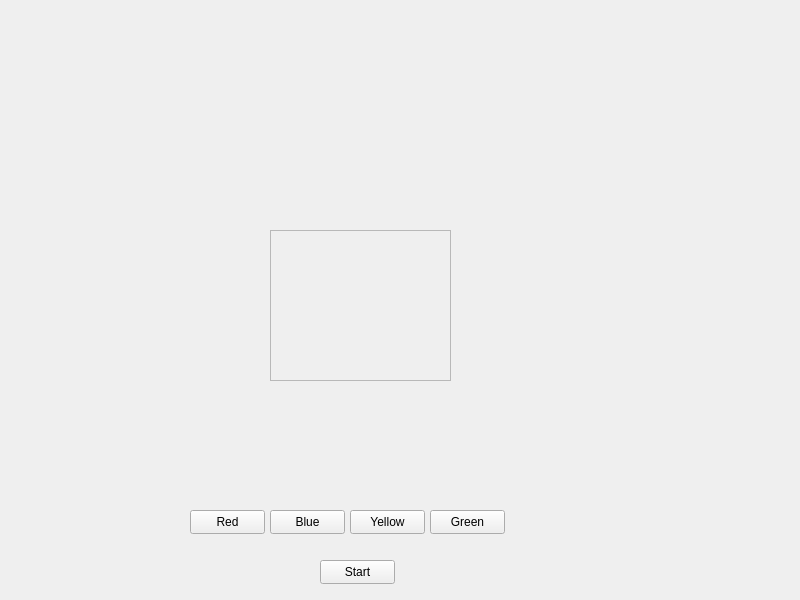
<?xml version="1.0" encoding="UTF-8"?>
<ui version="4.0">
 <class>GameWidget</class>
 <widget class="QWidget" name="GameWidget">
  <property name="geometry">
   <rect>
    <x>0</x>
    <y>0</y>
    <width>800</width>
    <height>600</height>
   </rect>
  </property>
  <property name="windowTitle">
   <string>GameWidget</string>
  </property>
  <widget class="QPushButton" name="redButton">
   <property name="geometry">
    <rect>
     <x>190</x>
     <y>510</y>
     <width>75</width>
     <height>24</height>
    </rect>
   </property>
   <property name="text">
    <string>Red</string>
   </property>
  </widget>
  <widget class="QPushButton" name="blueButton">
   <property name="geometry">
    <rect>
     <x>270</x>
     <y>510</y>
     <width>75</width>
     <height>24</height>
    </rect>
   </property>
   <property name="text">
    <string>Blue</string>
   </property>
  </widget>
  <widget class="QPushButton" name="yellowButton">
   <property name="geometry">
    <rect>
     <x>350</x>
     <y>510</y>
     <width>75</width>
     <height>24</height>
    </rect>
   </property>
   <property name="text">
    <string>Yellow</string>
   </property>
  </widget>
  <widget class="QPushButton" name="greenButton">
   <property name="geometry">
    <rect>
     <x>430</x>
     <y>510</y>
     <width>75</width>
     <height>24</height>
    </rect>
   </property>
   <property name="text">
    <string>Green</string>
   </property>
  </widget>
  <widget class="QFrame" name="colorDisplay">
   <property name="geometry">
    <rect>
     <x>270</x>
     <y>230</y>
     <width>181</width>
     <height>151</height>
    </rect>
   </property>
   <property name="frameShape">
    <enum>QFrame::Shape::StyledPanel</enum>
   </property>
   <property name="frameShadow">
    <enum>QFrame::Shadow::Raised</enum>
   </property>
  </widget>
  <widget class="QLabel" name="scoreLabel">
   <property name="geometry">
    <rect>
     <x>50</x>
     <y>30</y>
     <width>91</width>
     <height>31</height>
    </rect>
   </property>
   <property name="text">
    <string/>
   </property>
  </widget>
  <widget class="QLabel" name="statusLabel">
   <property name="geometry">
    <rect>
     <x>280</x>
     <y>30</y>
     <width>151</width>
     <height>51</height>
    </rect>
   </property>
   <property name="text">
    <string/>
   </property>
   <property name="alignment">
    <set>Qt::AlignmentFlag::AlignCenter</set>
   </property>
  </widget>
  <widget class="QPushButton" name="startButton">
   <property name="geometry">
    <rect>
     <x>320</x>
     <y>560</y>
     <width>75</width>
     <height>24</height>
    </rect>
   </property>
   <property name="text">
    <string>Start</string>
   </property>
  </widget>
  <widget class="QLabel" name="sequenceLabel">
   <property name="geometry">
    <rect>
     <x>590</x>
     <y>30</y>
     <width>191</width>
     <height>101</height>
    </rect>
   </property>
   <property name="text">
    <string/>
   </property>
  </widget>
 </widget>
 <resources/>
 <connections/>
</ui>
